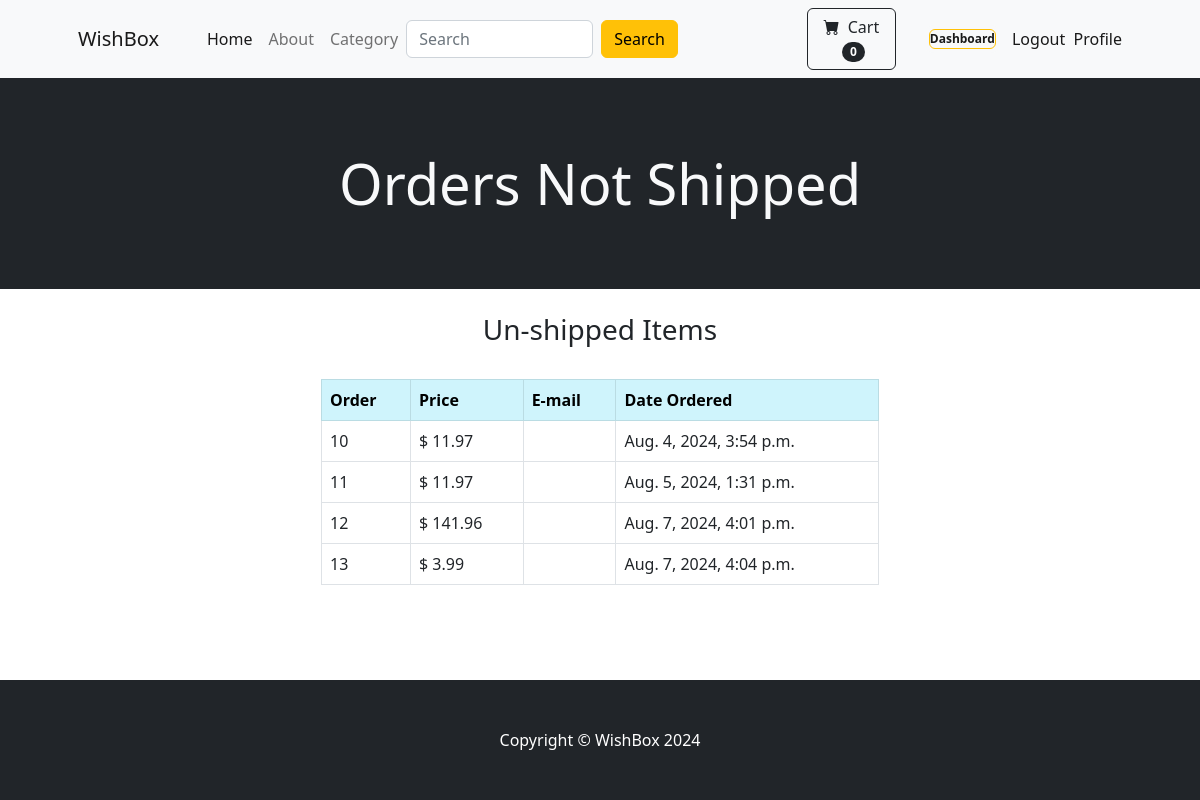
Page /payment_app/order_not_shipped/ (signed in) on the committed database.
### payment_app/models.py (models this page shows, shortened)
class Order(models.Model):
    user = models.ForeignKey(User, on_delete=models.CASCADE, blank=True, null=True)
    full_name = models.CharField(max_length=50)
    phone = models.CharField(max_length=15)
    email = models.EmailField(max_length=15)
    shipping_address = models.TextField(max_length=20000)
    amount_paid = models.DecimalField(max_digits=7, decimal_places=2)
    date_ordered = models.DateTimeField(auto_now_add=True)
    shipped = models.BooleanField(default=False)
    shipped_date = models.DateTimeField(blank=True, null=True)

### payment_app/views.py (the view)
# urls.py: path('order_not_shipped/', views.order_not_shipped, name='order_not_shipped'),
def order_not_shipped(request):
    if request.user.is_authenticated and request.user.is_superuser:
        orders = Order.objects.filter(shipped=False)
        return render(request, "payment_app/order_not_shipped.html", {"orders":orders})
    else:
        messages.success(request, "Access denied!")
        return redirect('home')

### cart/cart.py (called while the page is built)
    def __len__(self):
        return len(self.cart)

### cart/context_processors.py (called while the page is built)
def cart(request):
    return {'cart': Cart(request)}

### payment_app/templates/payment_app/order_not_shipped.html (shortened to what this page needs)
{% extends "base.html" %}
{% load static %}
{% block content %}
    <header class="bg-dark py-5">
        <div class="container px-4 px-lg-5 my-4">
            <div class="text-center text-light">
                <h1 class="display-4">Orders Not Shipped</h1>
            </div>
        </div>
    </header>
    <br>
    <div class="container">
        <div class="row">
            <center>
                <div class="col-md-6">
                    <h3>Un-shipped Items</h3>
                    <br>
                    <table class="table table-bordered table-hover">
                        <thead class="table-info">
                          <tr>
                            <th scope="col">Order</th>
                            <th scope="col">Price</th>
                            <th scope="col">E-mail</th>
                            <th scope="col">Date Ordered</th>
                          </tr>
                        </thead>
                        <tbody>
                            {% for item in orders %}
                            <tr data-url="{% url 'orders' item.id %}">
                                <td>{{ item.id }}</td>
                                <td>$ {{ item.amount_paid }}</td>
                                <td>{{ item.email }}</td>
                                <td>{{ item.date_ordered }}</td>
                              </tr>
                            {% endfor %}
                        </tbody>
                      </table>
                </div>
            </center>
        </div>
    </div>
{% endblock %}

### rows in the picture
Order: id "10", amount_paid "11.97", date_ordered "Aug. 4, 2024, 3:54 p.m."
Order: id "11", amount_paid "11.97", date_ordered "Aug. 5, 2024, 1:31 p.m."
Order: id "12", amount_paid "141.96", date_ordered "Aug. 7, 2024, 4:01 p.m."
Order: id "13", amount_paid "3.99", date_ordered "Aug. 7, 2024, 4:04 p.m."

### other values in the picture
{{ cart|length }} "0"
